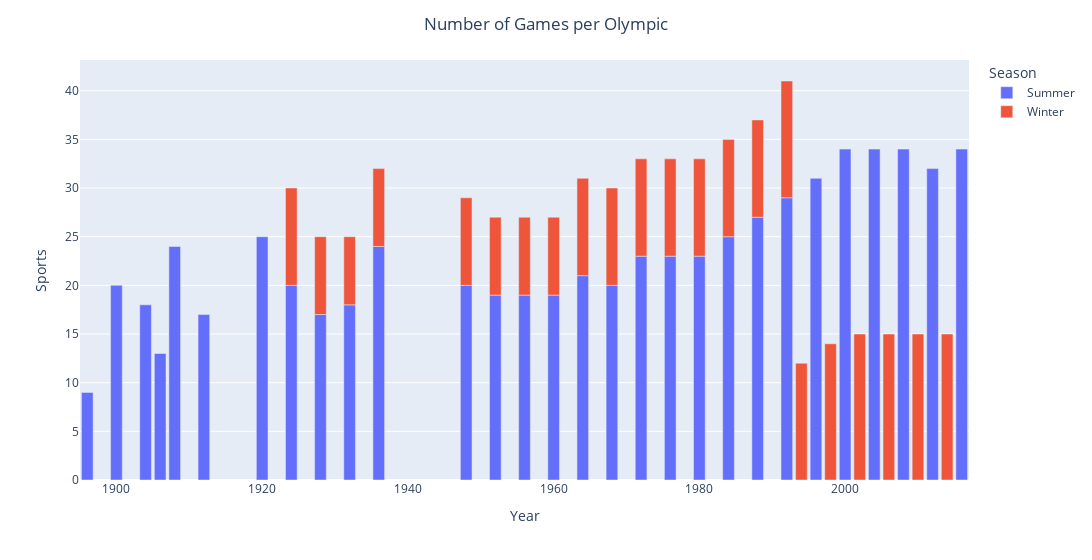

Notebook source saved alongside this figure:
### Code cell
fig = px.bar(data_sport, x ='Year', y='Sports', color='Season' ,width=1200)
fig.update_layout(title='Number of Games per Olympic',title_x=0.5 )
fig.show()

### Figure 1 — Plotly figure (JSON) as saved in the notebook; plotly's stock layout.template omitted (floating-point values rounded to 4 significant figures)
{"data": [{"alignmentgroup": "True", "hovertemplate": "Season=Summer<br>Year=%{x}<br>Sports=%{y}<extra></extra>", "legendgroup": "Summer", "marker": {"color": "#636efa"}, "name": "Summer", "offsetgroup": "Summer", "orientation": "v", "showlegend": true, "textposition": "auto", "type": "bar", "x": [1896, 1900, 1904, 1906, 1908, 1912, 1920, 1924, 1928, 1932, 1936, 1948, 1952, 1956, 1960, 1964, 1968, 1972, 1976, 1980, 1984, 1988, 1992, 1996, 2000, 2004, 2008, 2012, 2016], "xaxis": "x", "y": [9, 20, 18, 13, 24, 17, 25, 20, 17, 18, 24, 20, 19, 19, 19, 21, 20, 23, 23, 23, 25, 27, 29, 31, 34, 34, 34, 32, 34], "yaxis": "y"}, {"alignmentgroup": "True", "hovertemplate": "Season=Winter<br>Year=%{x}<br>Sports=%{y}<extra></extra>", "legendgroup": "Winter", "marker": {"color": "#EF553B"}, "name": "Winter", "offsetgroup": "Winter", "orientation": "v", "showlegend": true, "textposition": "auto", "type": "bar", "x": [1924, 1928, 1932, 1936, 1948, 1952, 1956, 1960, 1964, 1968, 1972, 1976, 1980, 1984, 1988, 1992, 1994, 1998, 2002, 2006, 2010, 2014], "xaxis": "x", "y": [10, 8, 7, 8, 9, 8, 8, 8, 10, 10, 10, 10, 10, 10, 10, 12, 12, 14, 15, 15, 15, 15], "yaxis": "y"}], "layout": {"barmode": "relative", "legend": {"title": {"text": "Season"}, "tracegroupgap": 0}, "margin": {"t": 60}, "title": {"text": "Number of Games per Olympic", "x": 0.5}, "width": 1200, "xaxis": {"anchor": "y", "domain": [0, 1], "title": {"text": "Year"}}, "yaxis": {"anchor": "x", "domain": [0, 1], "title": {"text": "Sports"}}}}
